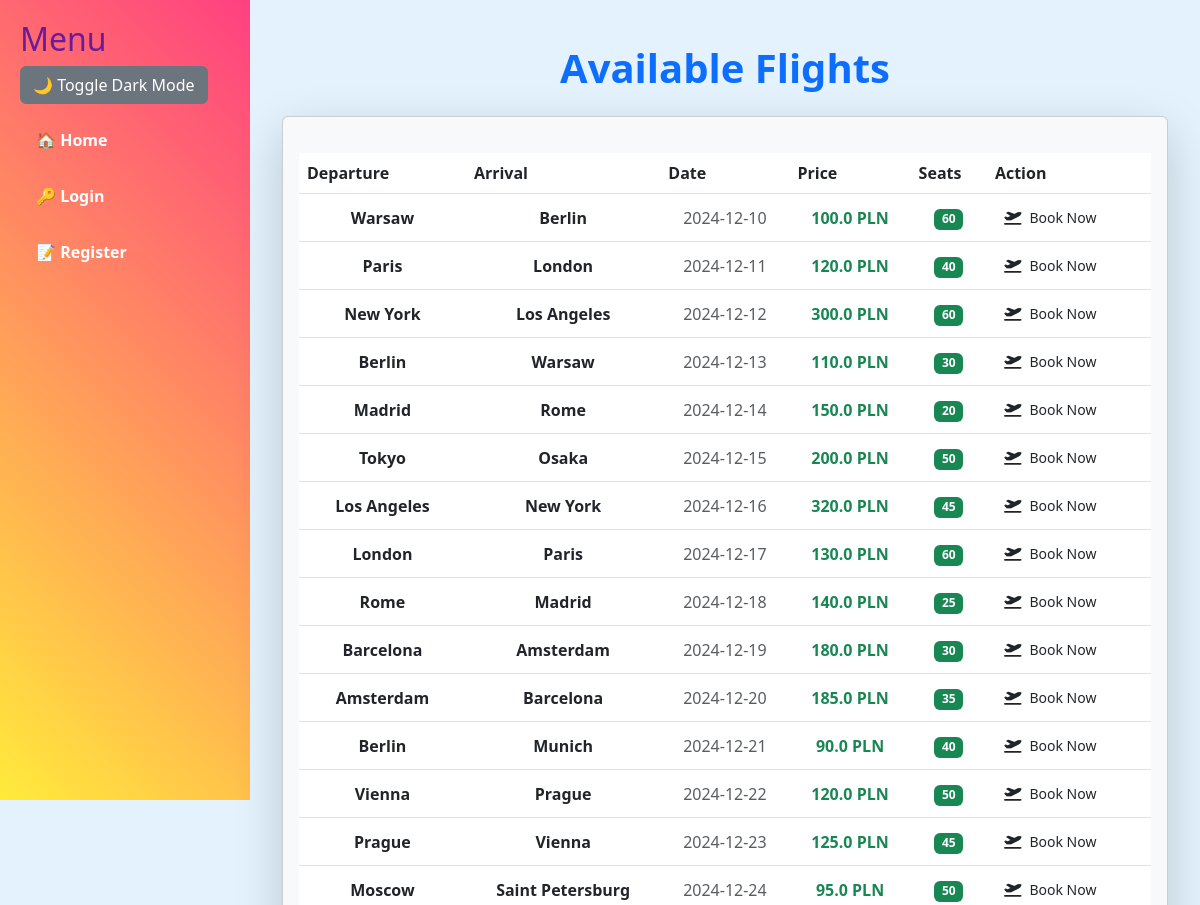
Before: / (upper part) with the older database file.
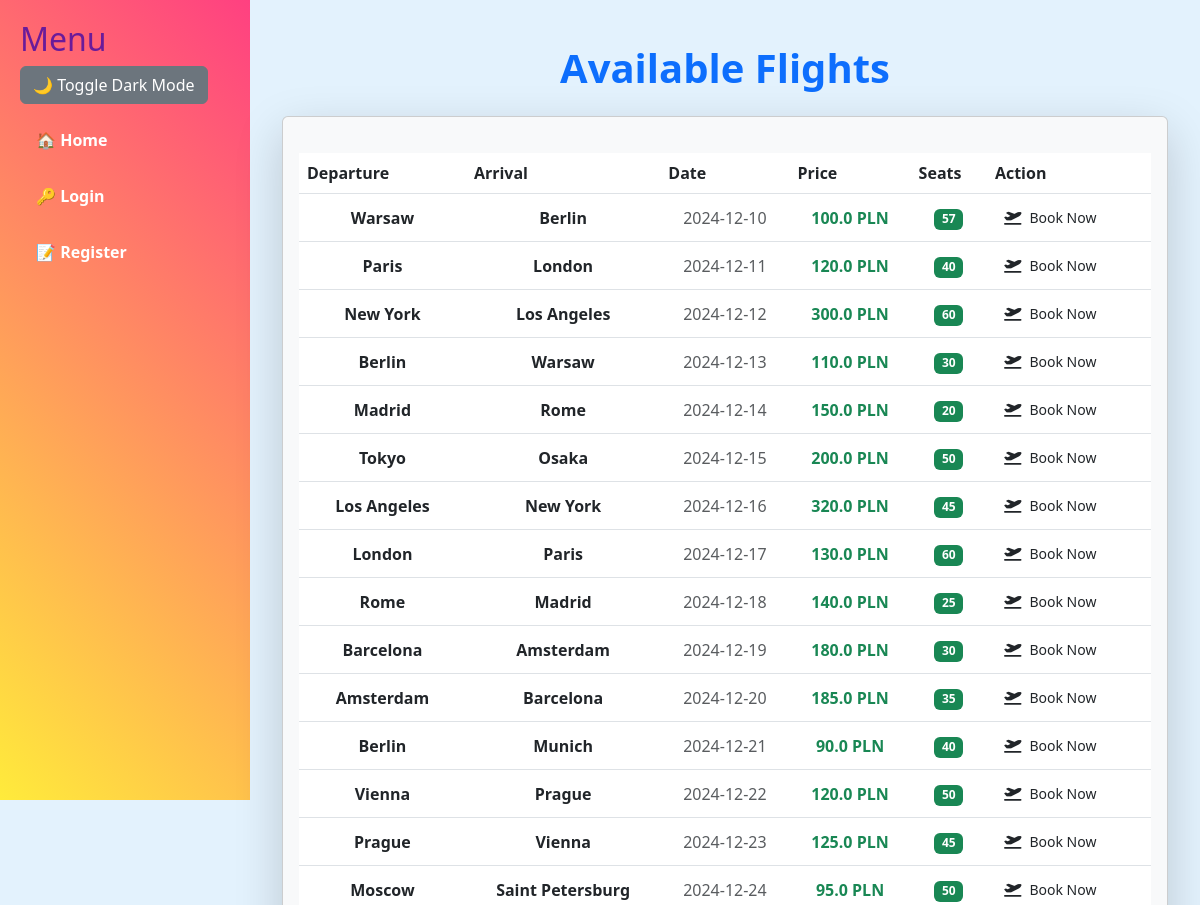
After: the same page with the newer database file.
### app.py (models this page shows)
class Flight(db.Model):
    id = db.Column(db.Integer, primary_key=True)
    departure_city = db.Column(db.String(100), nullable=False)
    arrival_city = db.Column(db.String(100), nullable=False)
    date = db.Column(db.String(100), nullable=False)
    price = db.Column(db.Float, nullable=False)
    available_seats = db.Column(db.Integer, nullable=False)

### app.py (the view)
@app.route("/")
def index():
    flights = Flight.query.all()
    return render_template("index.html", flights=flights)

### templates/index.html (shortened to what this page needs)
{% extends "base.html" %}
{% block content %}
<div class="container-fluid">
    <h1 class="text-center text-primary fw-bold my-4">Available Flights</h1>
    <div class="card shadow-lg p-3 mb-5 bg-body-tertiary rounded">
        <div class="table-responsive">
            <table class="table table-hover align-middle">
                <thead class="bg-gradient-primary text-white">
                    <tr>
                        <th>Departure</th>
                        <th>Arrival</th>
                        <th>Date</th>
                        <th>Price</th>
                        <th>Seats</th>
                        <th>Action</th>
                    </tr>
                </thead>
                <tbody>
                    {% for flight in flights %}
                    <tr>
                        <td class="text-dark fw-bold">{{ flight.departure_city }}</td>
                        <td class="text-dark fw-bold">{{ flight.arrival_city }}</td>
                        <td class="text-muted">{{ flight.date }}</td>
                        <td class="text-success fw-bold">{{ flight.price }} PLN</td>
                        <td>
                            {% if flight.available_seats > 0 %}
                                <span class="badge bg-success">{{ flight.available_seats }}</span>
                            {% else %}
                                <span class="badge bg-danger">Full</span>
                            {% endif %}
                        </td>
                        <td>
                            {% if flight.available_seats > 0 %}
                                <a href="{{ url_for('book_flight', flight_id=flight.id) }}" class="btn btn-gradient-primary btn-sm d-flex align-items-center">
                                    <i class="fas fa-plane-departure me-2"></i> Book Now
                                </a>
                            {% else %}
                                <button class="btn btn-secondary btn-sm" disabled>Full</button>
                            {% endif %}
                        </td>
                    </tr>
                    {% endfor %}
                </tbody>
            </table>
        </div>
    </div>
</div>
{% endblock %}

Changed rows visible on the page:
changed Flight (number 1 of 15 on the later page): available_seats "60" → "57"
